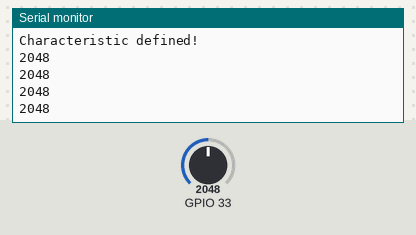
Recording of a sketch running on a simulated ESP32. Parts: the last lines printed to the serial monitor. Inputs (shaded band) come from the test bench; at power-on: GPIO 33 = 2048. Nothing arrives over Bluetooth unless stated; a phone connects over Bluetooth LE 3 s after start.

Above: at 5.8 s.
5.9 s: GPIO 33 set to 2866
At 11.3 s:
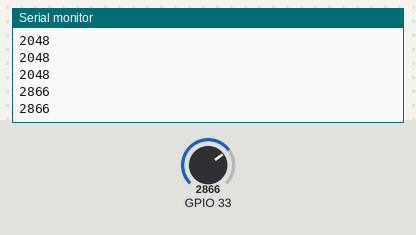
11.9 s: GPIO 33 set to 3603
At 16.3 s:
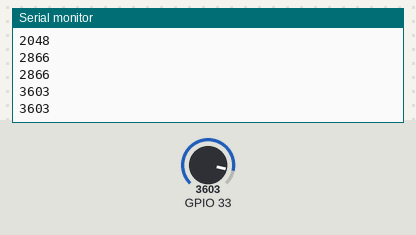
Timing chart, 0 to 17.8 s (numbered marks = the images above; inputs shaded):
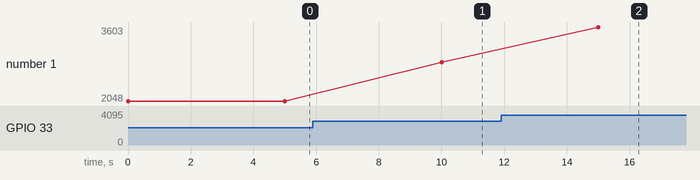

The sketch:

task1.ino
```cpp
#include <Wire.h>
#include <OneWire.h>
#include <BLEDevice.h>
#include <BLEUtils.h>
#include <BLEServer.h>

#define SERVICE_UUID "4fafc201-1fb5-459e-8fcc-c5c9c331914b"
#define CHARACTERISTIC_UUID "bbb5483e-36e1-4688-b7f5-ea07361b26a8"
BLEService *pService;
BLECharacteristic *tempCharacteristic;
 BLECharacteristic *pressureCharacteristic;
 BLECharacteristic *luminosityCharacteristic;

void setup()
{
Serial.begin(115200);
BLEDevice::init("Esp32 test BLE");
BLEServer *pServer = BLEDevice::createServer();
pService = pServer->createService("181A");
luminosityCharacteristic = pService->createCharacteristic( CHARACTERISTIC_UUID, BLECharacteristic::PROPERTY_READ | BLECharacteristic::PROPERTY_WRITE );
pService->start();
BLEAdvertising *pAdvertising = BLEDevice::getAdvertising();
pAdvertising->addServiceUUID("181A");
pAdvertising->setScanResponse(true);
pAdvertising->setMinPreferred(0x06);
pAdvertising->setMinPreferred(0x12);
BLEDevice::startAdvertising();
Serial.println("Characteristic defined!");
}

void loop()
{
int luminosity = analogRead(33);
Serial.print(luminosity);
Serial.println("");
char luminosityString [5];
dtostrf (luminosity, 1, 2, luminosityString);
luminosityString[4] = '\0';
luminosityCharacteristic-> setValue (luminosityString);
Serial.println(luminosityString);
Serial.println();
delay(5000);
}
```

Measured:
- after the input at 5.9 s, the serial monitor: prints a new line after 4.1 s (image 1)
- after the input at 11.9 s, the serial monitor: prints a new line after 3.1 s (image 2)
- plotted number 1: 2048 → 2866 after the input at 5.9 s, 2866 → 3603 after the input at 11.9 s
